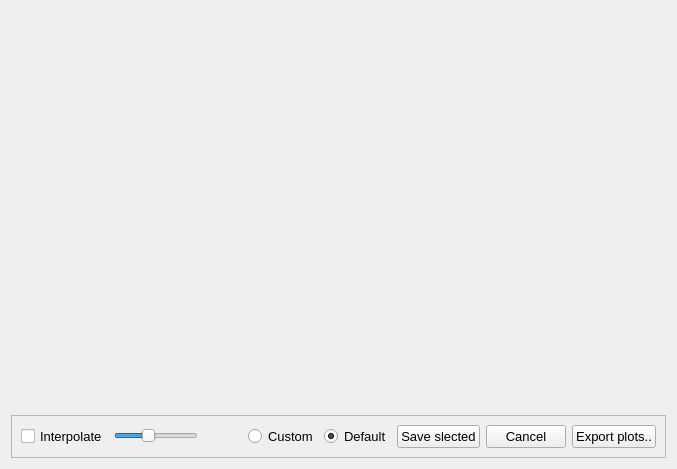
<?xml version="1.0" encoding="UTF-8"?>
<ui version="4.0">
 <class>NF_plot</class>
 <widget class="QWidget" name="NF_plot">
  <property name="geometry">
   <rect>
    <x>0</x>
    <y>0</y>
    <width>677</width>
    <height>469</height>
   </rect>
  </property>
  <property name="sizePolicy">
   <sizepolicy hsizetype="MinimumExpanding" vsizetype="MinimumExpanding">
    <horstretch>0</horstretch>
    <verstretch>0</verstretch>
   </sizepolicy>
  </property>
  <property name="windowTitle">
   <string>Form</string>
  </property>
  <layout class="QGridLayout" name="gridLayout_2">
   <item row="1" column="0">
    <widget class="QCustomPlot" name="nearfield_plot" native="true">
     <property name="sizePolicy">
      <sizepolicy hsizetype="MinimumExpanding" vsizetype="MinimumExpanding">
       <horstretch>0</horstretch>
       <verstretch>0</verstretch>
      </sizepolicy>
     </property>
     <property name="maximumSize">
      <size>
       <width>800</width>
       <height>600</height>
      </size>
     </property>
     <property name="text" stdset="0">
      <string/>
     </property>
    </widget>
   </item>
   <item row="3" column="0">
    <widget class="QLabel" name="image_preview">
     <property name="text">
      <string/>
     </property>
    </widget>
   </item>
   <item row="1" column="1">
    <widget class="QCustomPlot" name="maxhold_plot" native="true">
     <property name="sizePolicy">
      <sizepolicy hsizetype="MinimumExpanding" vsizetype="MinimumExpanding">
       <horstretch>0</horstretch>
       <verstretch>0</verstretch>
      </sizepolicy>
     </property>
     <property name="minimumSize">
      <size>
       <width>500</width>
       <height>300</height>
      </size>
     </property>
     <property name="maximumSize">
      <size>
       <width>1200</width>
       <height>600</height>
      </size>
     </property>
     <property name="text" stdset="0">
      <string/>
     </property>
    </widget>
   </item>
   <item row="4" column="0" colspan="2">
    <widget class="QFrame" name="plot_settings_frame">
     <property name="frameShape">
      <enum>QFrame::StyledPanel</enum>
     </property>
     <property name="frameShadow">
      <enum>QFrame::Raised</enum>
     </property>
     <layout class="QVBoxLayout" name="verticalLayout_2">
      <item>
       <layout class="QGridLayout" name="gridLayout">
        <item row="3" column="5">
         <widget class="QRadioButton" name="custom_radioButton">
          <property name="font">
           <font>
            <pointsize>10</pointsize>
           </font>
          </property>
          <property name="text">
           <string>Custom</string>
          </property>
         </widget>
        </item>
        <item row="3" column="7">
         <widget class="QPushButton" name="save_selected_button">
          <property name="font">
           <font>
            <pointsize>10</pointsize>
           </font>
          </property>
          <property name="text">
           <string>Save slected</string>
          </property>
         </widget>
        </item>
        <item row="3" column="1">
         <layout class="QGridLayout" name="gridLayout_3"/>
        </item>
        <item row="3" column="6">
         <widget class="QRadioButton" name="default_radioButton">
          <property name="font">
           <font>
            <pointsize>10</pointsize>
           </font>
          </property>
          <property name="text">
           <string>Default</string>
          </property>
          <property name="checked">
           <bool>true</bool>
          </property>
         </widget>
        </item>
        <item row="3" column="9">
         <widget class="QPushButton" name="export_plots_button">
          <property name="font">
           <font>
            <pointsize>10</pointsize>
           </font>
          </property>
          <property name="text">
           <string>Export plots..</string>
          </property>
         </widget>
        </item>
        <item row="3" column="0">
         <widget class="QCheckBox" name="interpolate_radio">
          <property name="font">
           <font>
            <pointsize>10</pointsize>
           </font>
          </property>
          <property name="text">
           <string>Interpolate</string>
          </property>
         </widget>
        </item>
        <item row="3" column="8">
         <widget class="QPushButton" name="cancel_saving_button">
          <property name="font">
           <font>
            <pointsize>10</pointsize>
           </font>
          </property>
          <property name="text">
           <string>Cancel</string>
          </property>
         </widget>
        </item>
        <item row="3" column="3">
         <spacer name="horizontalSpacer">
          <property name="orientation">
           <enum>Qt::Horizontal</enum>
          </property>
          <property name="sizeHint" stdset="0">
           <size>
            <width>40</width>
            <height>20</height>
           </size>
          </property>
         </spacer>
        </item>
        <item row="3" column="2">
         <widget class="QSlider" name="testSlider">
          <property name="maximumSize">
           <size>
            <width>200</width>
            <height>20</height>
           </size>
          </property>
          <property name="maximum">
           <number>255</number>
          </property>
          <property name="sliderPosition">
           <number>100</number>
          </property>
          <property name="orientation">
           <enum>Qt::Horizontal</enum>
          </property>
         </widget>
        </item>
       </layout>
      </item>
     </layout>
    </widget>
   </item>
   <item row="0" column="0" colspan="2">
    <widget class="QLabel" name="msg_label">
     <property name="font">
      <font>
       <pointsize>12</pointsize>
       <weight>75</weight>
       <bold>true</bold>
      </font>
     </property>
     <property name="text">
      <string/>
     </property>
     <property name="alignment">
      <set>Qt::AlignCenter</set>
     </property>
    </widget>
   </item>
  </layout>
 </widget>
 <customwidgets>
  <customwidget>
   <class>QCustomPlot</class>
   <extends>QWidget</extends>
   <header location="global">Scan_process/Plotting/qcustomplot.h</header>
   <container>1</container>
  </customwidget>
 </customwidgets>
 <resources/>
 <connections/>
</ui>
